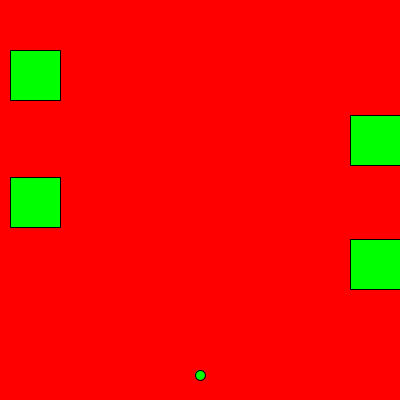
Frame 1 (no input)
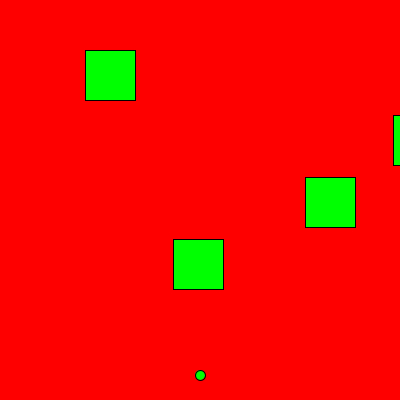
Frame 60 (the mouse pressed at the canvas centre just before this capture)
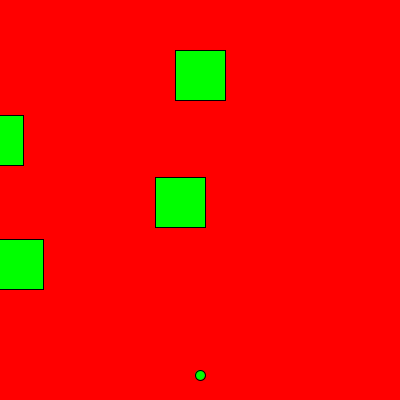
Frame 120 (the mouse held since frame 60 and released just before this capture)

The Processing sketch that drew these frames (run headless with seeded random() and noise(); from frame 60 on, the mouse is pressed at the canvas centre):

// Processing sketch: sketch_170325a
// ── sketch_170325a.pde
class frogger {
  public int x;
  public int y;
  public int hop;
  public frogger(int x, int y, int hop) {
    this.x = x;
    this.y = y;
    this.hop = hop;
  }
  void setX(int x){
  this.x = x;
  }
  void setY(int y){
  this.y = y;
  }
}
frogger frog;
Car car1, car2,car3,car4;
void setup() {
  size(400, 400);
  frog = new frogger(200, 375, 10);
  car1 = new Car(10, 50, 9);
  car2 = new Car(350,115,-7);
  car3 = new Car(10, 177,5);
  car4 = new Car(350,239,-3);
}  
void draw() {
  background(255, 0, 0);
  fill(0, 255, 0);
  ellipse(frog.x, frog.y, frog.hop, frog.hop);
  car1.display();
  car2.display();
  car3.display();
  car4.display();
  car1.move();
  car2.move();
  car3.move();
  car4.move();
  if (intersects(car1)||intersects(car2)||intersects(car3)||intersects(car4)){
  frog.setX(200);
  frog.setY(375);
  }
  if (frog.y == 25){
  text("Win", 200, 200);
  textSize(100);
  }
}
void keyPressed()
{
  if (key == CODED) {
    if (keyCode == UP)
    {
      if (wall(frog.y - frog.hop)==(true)) {
        frog.y-=frog.hop;
      }
    } else if (keyCode == DOWN)
    {
      if (wall(frog.y + frog.hop)==(true)) {
        frog.y+=frog.hop;
      }
    } else if (keyCode == RIGHT)
    {
      if (wall(frog.x + frog.hop)==(true)) {
        frog.x+=frog.hop;
      }
    } else if (keyCode == LEFT)
    {
      if (wall(frog.x - frog.hop)==(true)) {
        frog.x-=frog.hop;
      }
    }
  }
}
public boolean wall(int value) {

  if (value <= 400&&value>=0) {
    return true;
  } else 
    return false;
}

class Car {
  int x;
  int y;
  int speed;
  public Car(int x, int y, int speed) {
    this.x = x;
    this.y = y;
    this.speed = speed;
    
  }
  void move(){
  x+=speed;
  if(x>=400){
  x=-50;
  }
  else if(x<=-50){
  x=400;
  }
  }
  void display() 
  {
    fill(0, 255, 0);
    rect(x, y, 50, 50);
  }
  int getX(){
  return this.x;
  }
  int getY(){
  return this.y;
  }
  int getSize(){
 return 50;
  }
  
}
boolean intersects(Car car) {
if ((frog.y > car.getY() && frog.y < car.getY()+50) && (frog.x > car.getX() && frog.x < car.getX()+car.getSize()))
          return true;
    else 
        return false;
}
